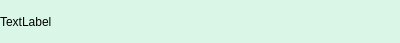
<?xml version="1.0" encoding="UTF-8"?>
<ui version="4.0">
 <class>FriendLabel</class>
 <widget class="QWidget" name="FriendLabel">
  <property name="geometry">
   <rect>
    <x>0</x>
    <y>0</y>
    <width>400</width>
    <height>43</height>
   </rect>
  </property>
  <property name="minimumSize">
   <size>
    <width>0</width>
    <height>43</height>
   </size>
  </property>
  <property name="maximumSize">
   <size>
    <width>16777215</width>
    <height>43</height>
   </size>
  </property>
  <property name="windowTitle">
   <string>Form</string>
  </property>
  <property name="styleSheet">
   <string notr="true">#FriendLabel{
	background: #daf6e7;
	color: #48bf56;
	border-radius: 10px;
}</string>
  </property>
  <layout class="QHBoxLayout" name="horizontalLayout">
   <property name="spacing">
    <number>0</number>
   </property>
   <property name="leftMargin">
    <number>0</number>
   </property>
   <property name="topMargin">
    <number>0</number>
   </property>
   <property name="rightMargin">
    <number>0</number>
   </property>
   <property name="bottomMargin">
    <number>0</number>
   </property>
   <item>
    <widget class="QLabel" name="tip_lb">
     <property name="text">
      <string>TextLabel</string>
     </property>
    </widget>
   </item>
   <item>
    <widget class="QWidget" name="close_wid" native="true">
     <property name="minimumSize">
      <size>
       <width>25</width>
       <height>25</height>
      </size>
     </property>
     <property name="maximumSize">
      <size>
       <width>25</width>
       <height>25</height>
      </size>
     </property>
     <layout class="QHBoxLayout" name="horizontalLayout_2">
      <property name="spacing">
       <number>0</number>
      </property>
      <property name="leftMargin">
       <number>0</number>
      </property>
      <property name="topMargin">
       <number>0</number>
      </property>
      <property name="rightMargin">
       <number>0</number>
      </property>
      <property name="bottomMargin">
       <number>0</number>
      </property>
      <item>
       <widget class="ClickedLabel" name="close_lb">
        <property name="minimumSize">
         <size>
          <width>15</width>
          <height>15</height>
         </size>
        </property>
        <property name="maximumSize">
         <size>
          <width>15</width>
          <height>15</height>
         </size>
        </property>
        <property name="styleSheet">
         <string notr="true">border-image:url(:/res/tipclose.png);</string>
        </property>
        <property name="text">
         <string/>
        </property>
       </widget>
      </item>
     </layout>
    </widget>
   </item>
  </layout>
 </widget>
 <customwidgets>
  <customwidget>
   <class>ClickedLabel</class>
   <extends>QLabel</extends>
   <header location="global">clickedlabel.h</header>
  </customwidget>
 </customwidgets>
 <resources/>
 <connections/>
</ui>
